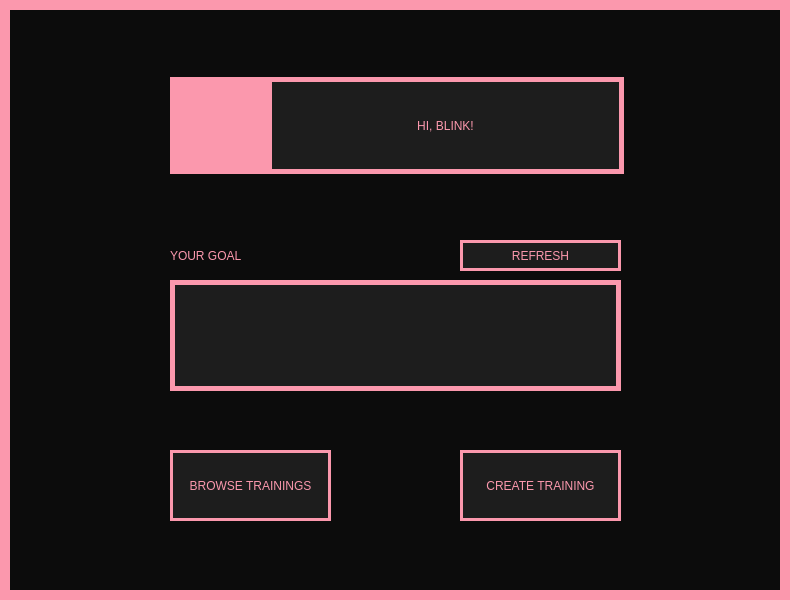
<?xml version="1.0" encoding="UTF-8"?>
<ui version="4.0">
 <class>MainWindow</class>
 <widget class="QMainWindow" name="MainWindow">
  <property name="geometry">
   <rect>
    <x>0</x>
    <y>0</y>
    <width>790</width>
    <height>600</height>
   </rect>
  </property>
  <property name="windowTitle">
   <string>FITNESS APP</string>
  </property>
  <property name="styleSheet">
   <string notr="true">
border: 10px solid #FB98AD;background-color: #0C0C0C;
color: #FB98AD;</string>
  </property>
  <widget class="QWidget" name="centralwidget">
   <widget class="QPushButton" name="create_btn">
    <property name="geometry">
     <rect>
      <x>460</x>
      <y>450</y>
      <width>161</width>
      <height>71</height>
     </rect>
    </property>
    <property name="cursor">
     <cursorShape>PointingHandCursor</cursorShape>
    </property>
    <property name="styleSheet">
     <string notr="true">background-color: #1D1D1D;border: 3px solid #FB98AD;
font: 8pt &quot;PRIMETIME&quot;;
</string>
    </property>
    <property name="text">
     <string>CREATE TRAINING</string>
    </property>
   </widget>
   <widget class="QPushButton" name="browse_btn">
    <property name="geometry">
     <rect>
      <x>170</x>
      <y>450</y>
      <width>161</width>
      <height>71</height>
     </rect>
    </property>
    <property name="cursor">
     <cursorShape>PointingHandCursor</cursorShape>
    </property>
    <property name="styleSheet">
     <string notr="true">background-color: #1D1D1D;border: 3px solid #FB98AD;
font: 8pt &quot;PRIMETIME&quot;;</string>
    </property>
    <property name="text">
     <string>BROWSE TRAININGS</string>
    </property>
   </widget>
   <widget class="QLabel" name="icon">
    <property name="geometry">
     <rect>
      <x>170</x>
      <y>77</y>
      <width>97</width>
      <height>97</height>
     </rect>
    </property>
    <property name="autoFillBackground">
     <bool>false</bool>
    </property>
    <property name="styleSheet">
     <string notr="true">background-color: #FB98AD;</string>
    </property>
    <property name="text">
     <string/>
    </property>
    <property name="pixmap">
     <pixmap>resources/user.svg</pixmap>
    </property>
    <property name="scaledContents">
     <bool>true</bool>
    </property>
   </widget>
   <widget class="QPushButton" name="profile_btn">
    <property name="geometry">
     <rect>
      <x>230</x>
      <y>40</y>
      <width>431</width>
      <height>171</height>
     </rect>
    </property>
    <property name="styleSheet">
     <string notr="true">background-color: #1D1D1D;font: 20pt &quot;PRIMETIME&quot;;
margin: auto;
border: 5px solid #FB98AD;</string>
    </property>
    <property name="text">
     <string>HI, BLINK!</string>
    </property>
   </widget>
   <widget class="QLabel" name="label_goal">
    <property name="geometry">
     <rect>
      <x>170</x>
      <y>280</y>
      <width>451</width>
      <height>111</height>
     </rect>
    </property>
    <property name="styleSheet">
     <string notr="true">background-color: #1D1D1D;font: 20pt &quot;PRIMETIME&quot;;
border: 5px solid #FB98AD;</string>
    </property>
    <property name="text">
     <string/>
    </property>
   </widget>
   <widget class="QLabel" name="label_2">
    <property name="geometry">
     <rect>
      <x>170</x>
      <y>240</y>
      <width>241</width>
      <height>31</height>
     </rect>
    </property>
    <property name="sizePolicy">
     <sizepolicy hsizetype="Fixed" vsizetype="Fixed">
      <horstretch>0</horstretch>
      <verstretch>0</verstretch>
     </sizepolicy>
    </property>
    <property name="styleSheet">
     <string notr="true">border: none;
font: 16pt &quot;PRIMETIME&quot;;</string>
    </property>
    <property name="text">
     <string>YOUR GOAL</string>
    </property>
   </widget>
   <widget class="QPushButton" name="refresh_btn">
    <property name="geometry">
     <rect>
      <x>460</x>
      <y>240</y>
      <width>161</width>
      <height>31</height>
     </rect>
    </property>
    <property name="cursor">
     <cursorShape>PointingHandCursor</cursorShape>
    </property>
    <property name="styleSheet">
     <string notr="true">background-color: #1D1D1D;border: 3px solid #FB98AD;
font: 8pt &quot;PRIMETIME&quot;;</string>
    </property>
    <property name="text">
     <string>REFRESH</string>
    </property>
   </widget>
  </widget>
 </widget>
 <resources/>
 <connections/>
</ui>
